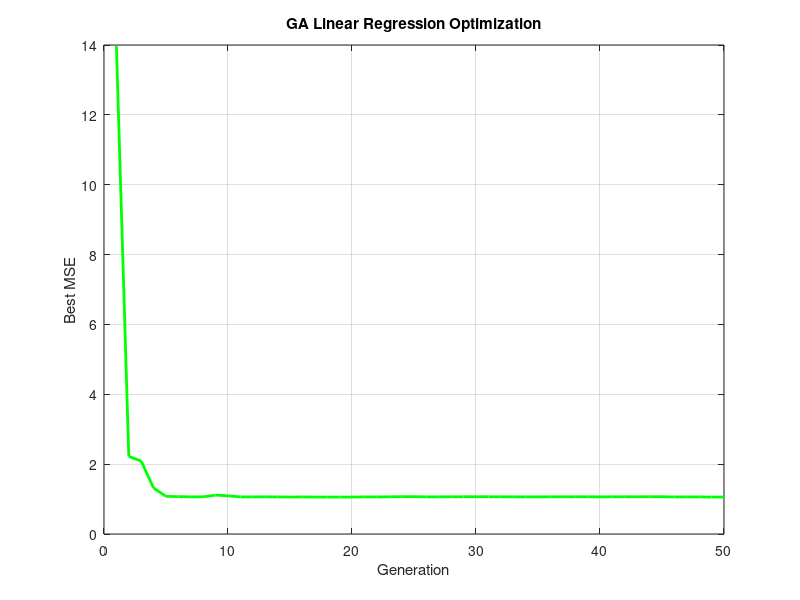

Recreate this plot in MATLAB.
clc; clear; close all;

%% * Simulated dataset
x = linspace(0, 10, 100)';
true_w = [2.5, 5];             % True slope and intercept
y = true_w(1)*x + true_w(2) + randn(size(x));  % Add noise

%% GA Settings
popSize = 30;
dims = 2;                     % w1 and w2
pop = -10 + 20 * rand(popSize, dims);  % [-10,10] range
maxGen = 50;
mutRate = 0.1;
fitnessFunc = @(w) mean((y - (w(1)*x + w(2))).^2);  % MSE

bestFitness = zeros(maxGen, 1);

for gen = 1:maxGen
    fitness = zeros(popSize, 1);
    for i = 1:popSize
        fitness(i) = fitnessFunc(pop(i,:));
    end

    %% Selection
    invFitness = 1 ./ (fitness + 1e-6);
    prob = invFitness / sum(invFitness);
    cumProb = cumsum(prob);
    newPop = zeros(size(pop));
    for i = 1:popSize
        r = rand;
        idx = find(cumProb >= r, 1);
        newPop(i,:) = pop(idx,:);
    end

    %% Crossover
    for i = 1:2:popSize
        if i+1 <= popSize
            alpha = rand;
            newPop(i,:) = alpha * newPop(i,:) + (1-alpha) * newPop(i+1,:);
            newPop(i+1,:) = alpha * newPop(i+1,:) + (1-alpha) * newPop(i,:);
        end
    end

    %% Mutation
    for i = 1:popSize
        if rand < mutRate
            newPop(i,:) = newPop(i,:) + 0.5 * randn(1, dims);
        end
    end

    pop = newPop;
    bestFitness(gen) = min(fitness);
end

%% * Plot
figure;
plot(1:maxGen, bestFitness, 'g-', 'LineWidth', 2);
xlabel('Generation'); ylabel('Best MSE');
title('GA Linear Regression Optimization');
grid on;

%% ---------- Report the solution ----------
% fitnessFunc takes one weight vector, so evaluate row by row.
finalFitness = zeros(popSize, 1);
for i = 1:popSize
    finalFitness(i) = fitnessFunc(pop(i,:));
end
[bestVal, bestIdx] = min(finalFitness);      % minimising MSE

fprintf('\n=== Result: fit y = w1*x + w2 by GA ===\n');
fprintf('  best slope     : %8.4f   (data generated with 2.5)\n', pop(bestIdx,1));
fprintf('  best intercept : %8.4f   (data generated with 5.0)\n', pop(bestIdx,2));
fprintf('  final MSE      : %8.6f\n', bestVal);
fprintf('\nThe recovered weights will not match 2.5 and 5.0 exactly --\n');
fprintf('the data carries noise, so the least-squares optimum is itself\n');
fprintf('slightly off the generating parameters.\n');
